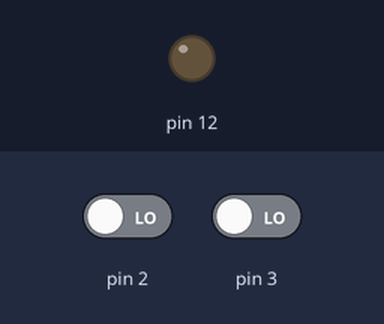
Bench run of a sketch on a simulated Arduino Uno, built with avr-gcc and run on an emulated ATmega328P. Shown: output pins drawn as LEDs (lit = HIGH). Inputs (shaded band) come from the test bench; at power-on: pin 2 LOW, pin 3 LOW.

Above: at 1.2 s.
1.3 s: pin 2 driven HIGH and pin 3 driven HIGH
At 2.2 s:
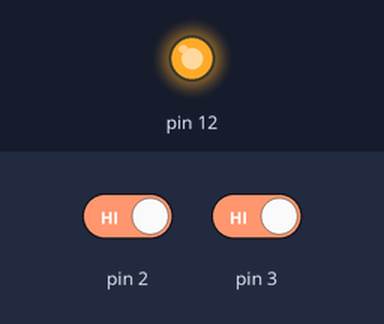
2.8 s: pin 2 driven LOW
At 3.4 s:
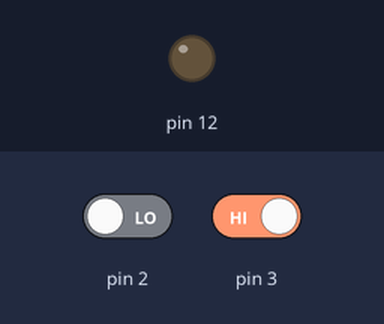
4.3 s: pin 2 driven HIGH
At 5.7 s:
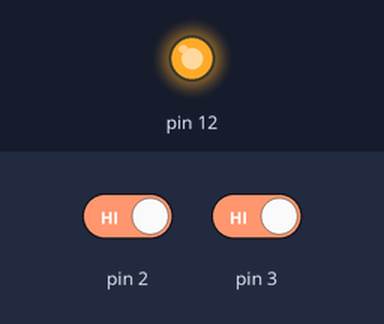
Timing chart, 0 to 7.3 s (numbered marks = the images above; inputs shaded):
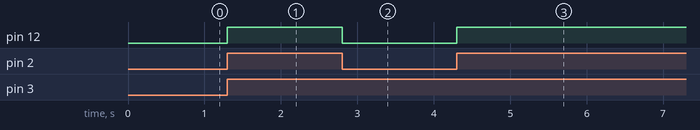

The sketch:

Segunda_p.ino
```cpp
void setup() {
  pinMode(2,INPUT);
  pinMode(3,INPUT);
  pinMode(12,OUTPUT);
}

void loop() {

  if(digitalRead(2)&digitalRead(3)){
    digitalWrite(12,HIGH);
  }else{
    digitalWrite(12,LOW);
  }
}
```

Measured:
- after the input at 1.3 s, pin 12: LOW → HIGH at once
- after the input at 2.8 s, pin 12: HIGH → LOW at once
- after the input at 4.3 s, pin 12: LOW → HIGH at once
